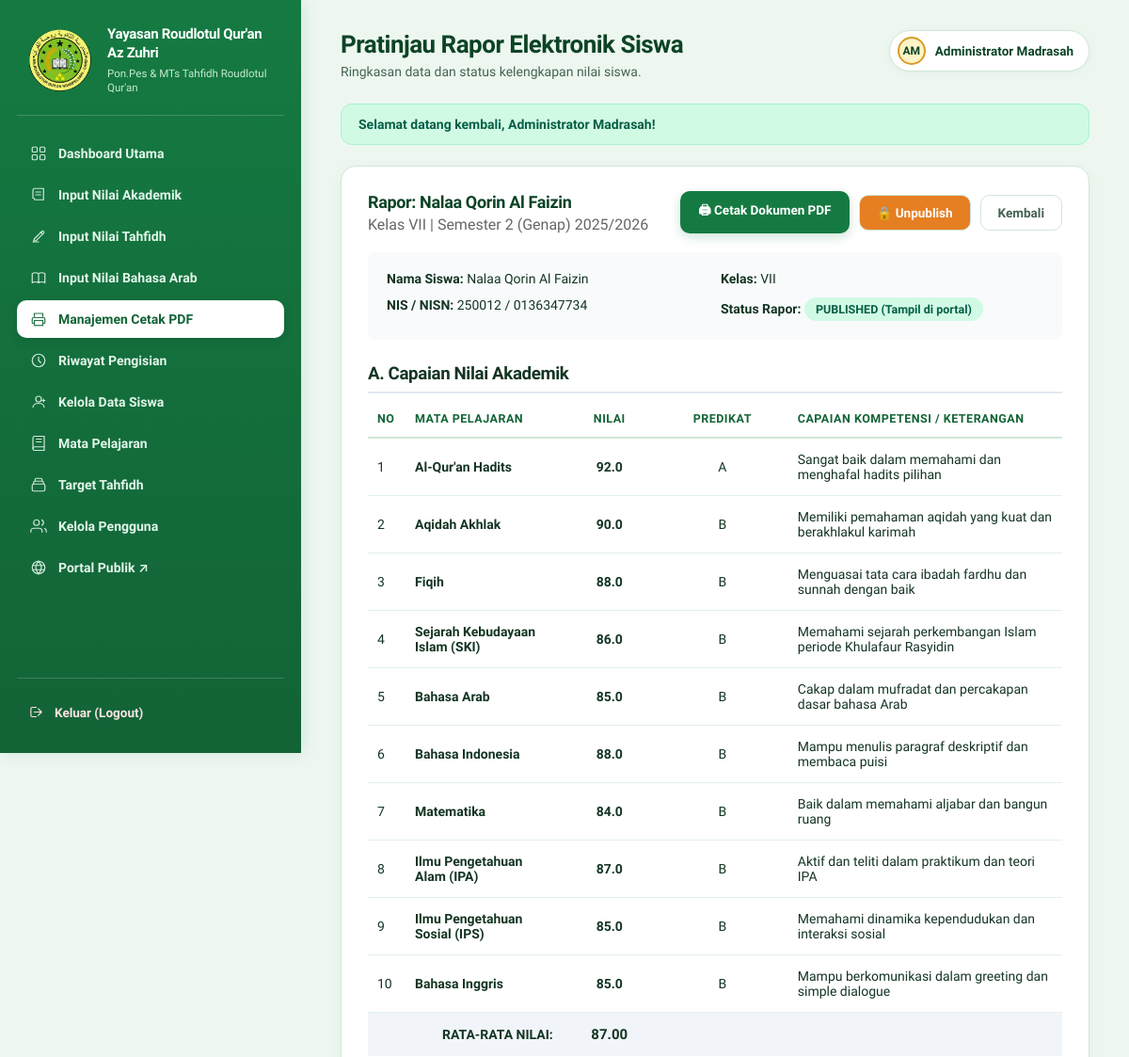
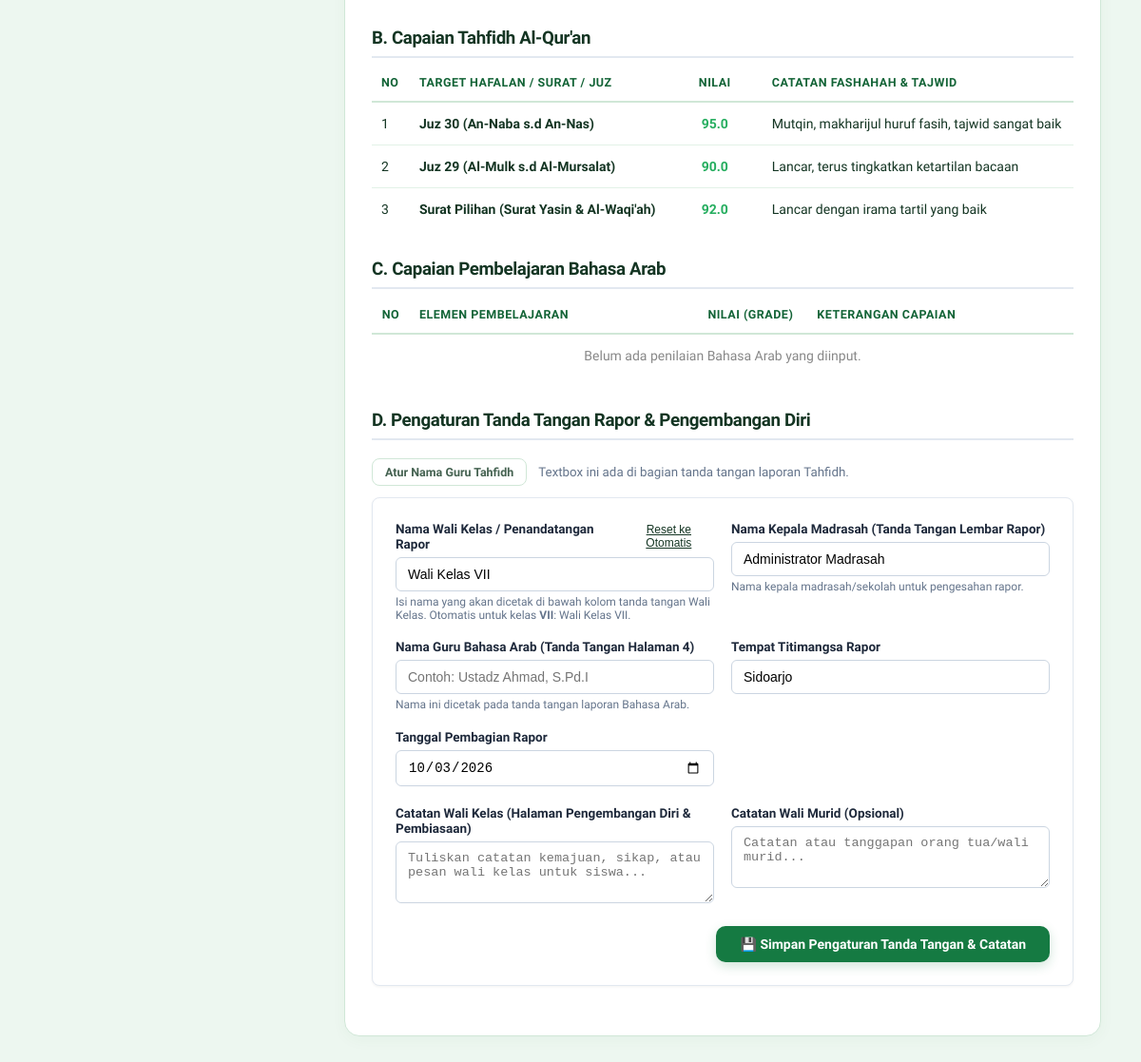
The app's page /staff/rapor/detail.php?student_id=1&semester=2&school_year=2025/2026 (signed in) with its own data (2 pictures, top to bottom).
### tables this page shows
CREATE TABLE IF NOT EXISTS `guardians` (
    `id` INT UNSIGNED AUTO_INCREMENT PRIMARY KEY,
    `student_id` INT UNSIGNED NOT NULL UNIQUE,
    `nama_ayah` VARCHAR(150) NULL,
    `nama_ibu` VARCHAR(150) NULL,
    `alamat_orang_tua` TEXT NULL,
    `pekerjaan_ayah` VARCHAR(100) NULL,
    `pekerjaan_ibu` VARCHAR(100) NULL,
    `nama_wali` VARCHAR(150) NULL,
    `alamat_wali` TEXT NULL,
    `pekerjaan_wali` VARCHAR(100) NULL,
    CONSTRAINT `fk_guardians_student` FOREIGN KEY (`student_id`) REFERENCES `students`(`id`) ON DELETE CASCADE
);

CREATE TABLE IF NOT EXISTS `students` (
    `id` INT UNSIGNED AUTO_INCREMENT PRIMARY KEY,
    `nis` VARCHAR(30) NOT NULL UNIQUE,
    `nisn` VARCHAR(20) NOT NULL UNIQUE,
    `nama` VARCHAR(150) NOT NULL,
    `jenis_kelamin` ENUM('L', 'P') NOT NULL,
    `tempat_lahir` VARCHAR(100) NOT NULL,
    `tanggal_lahir` DATE NOT NULL,
    `agama` VARCHAR(30) NOT NULL DEFAULT 'ISLAM',
    `anak_ke` TINYINT UNSIGNED NULL,
    `status_keluarga` VARCHAR(50) NULL,
    `alamat` TEXT NOT NULL,
    `kelas` VARCHAR(30) NOT NULL,
    `tanggal_diterima` DATE NULL,
    `sekolah_asal` VARCHAR(150) NULL,
    `alamat_sekolah_asal` TEXT NULL,
    `nama_kepala_madrasah` VARCHAR(150) NULL,
    `created_at` TIMESTAMP NOT NULL DEFAULT CURRENT_TIMESTAMP,
    `updated_at` TIMESTAMP NOT NULL DEFAULT CURRENT_TIMESTAMP ON UPDATE CURRENT_TIMESTAMP,
    INDEX `idx_students_nama` (`nama`),
    INDEX `idx_students_kelas` (`kelas`)
);

CREATE TABLE IF NOT EXISTS `academic_grades` (
    `id` INT UNSIGNED AUTO_INCREMENT PRIMARY KEY,
    `student_id` INT UNSIGNED NOT NULL,
    `subject` VARCHAR(100) NOT NULL,
    `score` DECIMAL(5,2) NOT NULL,
    `predikat` ENUM('A', 'B', 'C', 'D', 'E') NULL,
    `description` TEXT NULL,
    `semester` TINYINT UNSIGNED NOT NULL COMMENT '1=Ganjil, 2=Genap',
    `school_year` VARCHAR(9) NOT NULL COMMENT '2025/2026',
    `created_at` TIMESTAMP NOT NULL DEFAULT CURRENT_TIMESTAMP,
    `updated_at` TIMESTAMP NOT NULL DEFAULT CURRENT_TIMESTAMP ON UPDATE CURRENT_TIMESTAMP,
    CONSTRAINT `fk_academic_student` FOREIGN KEY (`student_id`) REFERENCES `students`(`id`) ON DELETE CASCADE,
    UNIQUE KEY `uq_academic_grade` (`student_id`, `subject`, `semester`, `school_year`)
);

CREATE TABLE IF NOT EXISTS `tahfidh_grades` (
    `id` INT UNSIGNED AUTO_INCREMENT PRIMARY KEY,
    `student_id` INT UNSIGNED NOT NULL,
    `memorization` VARCHAR(150) NOT NULL COMMENT 'Surat / Juz / Target',
    `score` DECIMAL(5,2) NOT NULL,
    `predikat` ENUM('A+', 'A', 'B+', 'B', 'C+', 'C', 'D+', 'D', 'E') NULL,
    `description` TEXT NULL,
    `semester` TINYINT UNSIGNED NOT NULL,
    `school_year` VARCHAR(9) NOT NULL,
    `created_at` TIMESTAMP NOT NULL DEFAULT CURRENT_TIMESTAMP,
    `updated_at` TIMESTAMP NOT NULL DEFAULT CURRENT_TIMESTAMP ON UPDATE CURRENT_TIMESTAMP,
    CONSTRAINT `fk_tahfidh_student` FOREIGN KEY (`student_id`) REFERENCES `students`(`id`) ON DELETE CASCADE,
    UNIQUE KEY `uq_tahfidh_item` (`student_id`, `memorization`, `semester`, `school_year`)
);

CREATE TABLE IF NOT EXISTS `reports` (
    `id` INT UNSIGNED AUTO_INCREMENT PRIMARY KEY,
    `student_id` INT UNSIGNED NOT NULL,
    `semester` TINYINT UNSIGNED NOT NULL,
    `school_year` VARCHAR(9) NOT NULL,
    `status` ENUM('draft', 'ready', 'published') NOT NULL DEFAULT 'draft',
    `pdf_path` VARCHAR(255) NULL,
    `nama_wali_kelas` VARCHAR(150) NULL,
    `nama_kepala_madrasah` VARCHAR(150) NULL,
    `catatan_wali_kelas` TEXT NULL,
    `catatan_wali_murid` TEXT NULL,
    `tempat_rapor` VARCHAR(100) NOT NULL DEFAULT 'Sidoarjo',
    `tanggal_rapor` DATE NULL,
    `published_at` TIMESTAMP NULL,
    `created_at` TIMESTAMP NOT NULL DEFAULT CURRENT_TIMESTAMP,
    `updated_at` TIMESTAMP NOT NULL DEFAULT CURRENT_TIMESTAMP ON UPDATE CURRENT_TIMESTAMP,
    CONSTRAINT `fk_reports_student` FOREIGN KEY (`student_id`) REFERENCES `students`(`id`) ON DELETE CASCADE,
    UNIQUE KEY `uq_student_report_period` (`student_id`, `semester`, `school_year`),
    INDEX `idx_reports_search` (`status`, `school_year`)
);

CREATE TABLE IF NOT EXISTS `users` (
    `id` INT UNSIGNED AUTO_INCREMENT PRIMARY KEY,
    `username` VARCHAR(50) NOT NULL UNIQUE,
    `password_hash` VARCHAR(255) NOT NULL,
    `nama_lengkap` VARCHAR(100) NOT NULL,
    `role` ENUM('admin', 'staff', 'guru_tahfidh', 'guru_bahasa_arab', 'wali_kelas') NOT NULL DEFAULT 'staff',
    `mata_pelajaran` VARCHAR(100) NULL,
    `kelas_wali` VARCHAR(30) NULL,
    `is_active` TINYINT(1) NOT NULL DEFAULT 1,
    `created_at` TIMESTAMP NOT NULL DEFAULT CURRENT_TIMESTAMP
);

### staff/rapor/detail.php (the view, shortened to what the rows shown need)
<?php
require_once __DIR__ . '/../../config/koneksi.php';
require_once __DIR__ . '/../../includes/fungsi.php';
$studentId = filter_input(INPUT_GET, 'student_id', FILTER_VALIDATE_INT);
$semester = (int)($_GET['semester'] ?? 2);
$schoolYear = trim($_GET['school_year'] ?? '2025/2026');
$stmt = $pdo->prepare("SELECT s.*, g.nama_ayah, g.nama_ibu FROM students s LEFT JOIN guardians g ON g.student_id = s.id WHERE s.id = :id LIMIT 1");
$stmt->execute(['id' => $studentId]);
$student = $stmt->fetch();
$stmtRep = $pdo->prepare("SELECT * FROM reports WHERE student_id = :sid AND semester = :sem AND school_year = :sy LIMIT 1");
$stmtRep->execute(['sid' => $studentId, 'sem' => $semester, 'sy' => $schoolYear]);
$report = $stmtRep->fetch();
$stmtAcad = $pdo->prepare("SELECT * FROM academic_grades WHERE student_id = :sid AND semester = :sem AND school_year = :sy ORDER BY id ASC");
$stmtAcad->execute(['sid' => $studentId, 'sem' => $semester, 'sy' => $schoolYear]);
$academicGrades = $stmtAcad->fetchAll();
$stmtTahfidh = $pdo->prepare("SELECT * FROM tahfidh_grades WHERE student_id = :sid AND semester = :sem AND school_year = :sy ORDER BY id ASC");
$stmtTahfidh->execute(['sid' => $studentId, 'sem' => $semester, 'sy' => $schoolYear]);
$tahfidhGrades = $stmtTahfidh->fetchAll();
$status = $report['status'] ?? 'draft';
$autoWaliKelas = get_wali_kelas_by_class($pdo, (string)($student['kelas'] ?? ''));
$defaultKepala = $student['nama_kepala_madrasah'] ?? '';
if (!$defaultKepala) {
    $stmtKep = $pdo->query("SELECT nama_lengkap FROM users WHERE role = 'admin' LIMIT 1");
    $defaultKepala = $stmtKep->fetchColumn() ?: '';
}
$namaWaliKelas = !empty($report['nama_wali_kelas']) ? $report['nama_wali_kelas'] : $autoWaliKelas;
$namaKepalaMadrasah = $report['nama_kepala_madrasah'] ?? $defaultKepala;
$tempatRapor = $report['tempat_rapor'] ?? 'Sidoarjo';
$tanggalRapor = $report['tanggal_rapor'] ?? date('Y-m-d');
require_once __DIR__ . '/../../includes/header.php';
?>
<div class="data-section">
    <div class="data-header">
        <div>
            <h2>Rapor: <?= e($student['nama']) ?></h2>
            <p style="margin:4px 0 0 0; color:#666;">Kelas <?= e($student['kelas']) ?> | Semester <?= $semester === 1 ? '1 (Ganjil)' : '2 (Genap)' ?> <?= e($schoolYear) ?></p>
        </div>
    </div>
    <div style="background:#f8fafc; padding:20px; border-radius:8px; margin-bottom:25px; border-left:5px solid var(--primary-color);">
        <div style="display:grid; grid-template-columns: repeat(auto-fit, minmax(250px, 1fr)); gap:12px; font-size:14px;">
            <div><strong>Nama Siswa:</strong> <?= e($student['nama']) ?></div>
            <div><strong>Kelas:</strong> <?= e($student['kelas']) ?></div>
            <div><strong>NIS / NISN:</strong> <?= e($student['nis']) ?> / <?= e($student['nisn']) ?></div>
            <div><strong>Status Rapor:</strong>
                <?php if ($status === 'published'): ?>
                    <span class="badge badge-success">PUBLISHED (Tampil di portal)</span>
                <?php elseif ($status === 'ready'): ?>
                    <span class="badge badge-info">READY (Siap Diterbitkan)</span>
                <?php else: ?>
                    <span class="badge badge-secondary">DRAFT</span>
                <?php endif; ?>
            </div>
        </div>
    </div>
    <div class="table-responsive" style="margin-bottom:30px;">
        <table>
            <thead>
                <tr>
                    <th style="width:40px;">No</th>
                    <th>Mata Pelajaran</th>
                    <th style="width:100px; text-align:center;">Nilai</th>
                    <th style="width:140px; text-align:center;">Predikat</th>
                    <th>Capaian Kompetensi / Keterangan</th>
                </tr>
            </thead>
            <tbody>
                <?php if (empty($academicGrades)): ?>
                    <tr><td colspan="5" style="text-align:center; color:#888;">Belum ada nilai akademik yang diinput.</td></tr>
                <?php else: ?>
                    <?php
                    $no = 1; $totalScore = 0;
                    foreach ($academicGrades as $g):
                        $score = (float)$g['score'];
                        $storedPredicate = strtoupper(trim((string)($g['predikat'] ?? '')));
                        if (in_array($storedPredicate, ['A', 'B', 'C', 'D', 'E'], true)) {
                            $predikat = $storedPredicate;
                        } elseif ($score >= 91) $predikat = 'A';
                        elseif ($score >= 81) $predikat = 'B';
                        elseif ($score >= 71) $predikat = 'C';
                        else $predikat = 'D';
                    ?>
                        <tr>
                            <td><?= $no++ ?></td>
                            <td><strong><?= e($g['subject']) ?></strong></td>
                            <td style="text-align:center; font-weight:bold;"><?= number_format($score, 1) ?></td>
                            <td style="text-align:center;"><?= $predikat ?></td>
                            <td><?= e($g['description'] ?: ($score >= 91 ? 'Sangat Baik' : ($score >= 81 ? 'Baik' : ($score >= 71 ? 'Cukup' : 'Perlu Bimbingan')))) ?></td>
                        </tr>
                    <?php endforeach; ?>
                <?php endif; ?>
            </tbody>
        </table>
    </div>
    <div class="table-responsive" style="margin-bottom:30px;">
        <table>
            <thead>
                <tr>
                    <th style="width:40px;">No</th>
                    <th>Target Hafalan / Surat / Juz</th>
                    <th style="width:100px; text-align:center;">Nilai</th>
                    <th>Catatan Fashahah & Tajwid</th>
                </tr>
            </thead>
            <tbody>
                <?php if (empty($tahfidhGrades)): ?>
                    <tr><td colspan="4" style="text-align:center; color:#888;">Belum ada capaian tahfidh yang diinput.</td></tr>
                <?php else: ?>
                    <?php $no = 1; foreach ($tahfidhGrades as $t): ?>
                        <tr>
                            <td><?= $no++ ?></td>
                            <td><strong><?= e($t['memorization']) ?></strong></td>
                            <td style="text-align:center; font-weight:bold; color:#27ae60;"><?= number_format((float)$t['score'], 1) ?></td>
                            <td><?= e($t['description'] ?: 'Lancar, tajwid baik') ?></td>
                        </tr>
                    <?php endforeach; ?>
                <?php endif; ?>
            </tbody>
        </table>
    </div>
    <div class="table-responsive" style="margin-bottom:20px;">
        <table>
            <thead>
                <tr>
                    <th style="width:40px; text-align:center;">No</th>
                    <th>Elemen Pembelajaran</th>
                    <th style="width:120px; text-align:center;">Nilai (GRADE)</th>
                    <th>Keterangan Capaian</th>
                </tr>
            </thead>
        </table>
    </div>
    <div style="background:#ffffff; border:1px solid #e2e8f0; border-radius:8px; padding:24px; margin-bottom:30px; box-shadow:0 1px 3px rgba(0,0,0,0.05);">
        <form method="POST" action="">
            <div style="display:grid; grid-template-columns: repeat(auto-fit, minmax(280px, 1fr)); gap:18px; margin-bottom:20px;">
                <div class="form-group">
                    <div style="display:flex; justify-content:space-between; align-items:center; margin-bottom:6px;">
                        <label style="font-weight:600; font-size:13.5px; margin-bottom:0; color:#1e293b;">
                        </label>
                        <button type="button" onclick="document.getElementById('input_nama_wali_kelas').value = <?= json_encode($autoWaliKelas) ?>;"
                                style="background:none; border:none; color:var(--primary-color); font-size:12px; cursor:pointer; padding:0; text-decoration:underline;">
                        </button>
                    </div>
                    <input type="text" id="input_nama_wali_kelas" name="nama_wali_kelas" value="<?= e($namaWaliKelas) ?>" placeholder="<?= e($autoWaliKelas) ?>" required
                           style="width:100%; padding:9px 12px; border:1px solid #cbd5e1; border-radius:6px; font-size:14px;">
                    <small style="color:#64748b; font-size:12px; display:block; margin-top:4px;">
                        <i class="fas fa-magic" style="color:var(--primary-color);"></i> Isi nama yang akan dicetak di bawah kolom tanda tangan Wali Kelas. Otomatis untuk kelas <strong><?= e($student['kelas'] ?? '') ?></strong>: <?= e($autoWaliKelas) ?>.
                    </small>
                </div>
                <div class="form-group">
                    <label style="font-weight:600; font-size:13.5px; display:block; margin-bottom:6px; color:#1e293b;">
                        Nama Kepala Madrasah (Tanda Tangan Lembar Rapor)
                    </label>
                    <input type="text" name="nama_kepala_madrasah" value="<?= e($namaKepalaMadrasah) ?>" placeholder="Contoh: Ahmad Dahlan, S.Pd.I" required
                           style="width:100%; padding:9px 12px; border:1px solid #cbd5e1; border-radius:6px; font-size:14px;">
                    <small style="color:#64748b; font-size:12px;">Nama kepala madrasah/sekolah untuk pengesahan rapor.</small>
                </div>
                <div class="form-group">
                    <label style="font-weight:600; font-size:13.5px; display:block; margin-bottom:6px; color:#1e293b;">
                        Tempat Titimangsa Rapor
                    </label>
                    <input type="text" name="tempat_rapor" value="<?= e($tempatRapor) ?>" placeholder="Sidoarjo" required
                           style="width:100%; padding:9px 12px; border:1px solid #cbd5e1; border-radius:6px; font-size:14px;">
                </div>
                <div class="form-group">
                    <label style="font-weight:600; font-size:13.5px; display:block; margin-bottom:6px; color:#1e293b;">
                        Tanggal Pembagian Rapor
                    </label>
                    <input type="date" name="tanggal_rapor" value="<?= e($tanggalRapor) ?>" required
                           style="width:100%; padding:9px 12px; border:1px solid #cbd5e1; border-radius:6px; font-size:14px;">
                </div>
            </div>
        </form>
    </div>
</div>
<?php require_once __DIR__ . '/../../includes/footer.php'; ?>

### records on screen
guardians: student.nama "Nalaa Qorin Al Faizin", student.kelas "VII", student.nis "250012", student.nisn "0136347734"
academic_grades: subject "Al-Qur'an Hadits", score "92.0", predikat "A", description "Sangat baik dalam memahami dan menghafal hadits pilihan"
academic_grades: subject "Aqidah Akhlak", score "90.0", predikat "B", description "Memiliki pemahaman aqidah yang kuat dan berakhlakul karimah"
academic_grades: subject "Fiqih", score "88.0", predikat "B", description "Menguasai tata cara ibadah fardhu dan sunnah dengan baik"
academic_grades: subject "Sejarah Kebudayaan Islam (SKI)", score "86.0", predikat "B", description "Memahami sejarah perkembangan Islam periode Khulafaur Rasyidin"
academic_grades: subject "Bahasa Arab", score "85.0", predikat "B", description "Cakap dalam mufradat dan percakapan dasar bahasa Arab"
academic_grades: subject "Bahasa Indonesia", score "88.0", predikat "B", description "Mampu menulis paragraf deskriptif dan membaca puisi"
academic_grades: subject "Matematika", score "84.0", predikat "B", description "Baik dalam memahami aljabar dan bangun ruang"
academic_grades: subject "Ilmu Pengetahuan Alam (IPA)", score "87.0", predikat "B", description "Aktif dan teliti dalam praktikum dan teori IPA"
academic_grades: subject "Ilmu Pengetahuan Sosial (IPS)", score "85.0", predikat "B", description "Memahami dinamika kependudukan dan interaksi sosial"
academic_grades: subject "Bahasa Inggris", score "85.0", predikat "B", description "Mampu berkomunikasi dalam greeting dan simple dialogue"
tahfidh_grades: memorization "Juz 30 (An-Naba s.d An-Nas)", score "95.0", description "Mutqin, makharijul huruf fasih, tajwid sangat baik"
tahfidh_grades: memorization "Juz 29 (Al-Mulk s.d Al-Mursalat)", score "90.0", description "Lancar, terus tingkatkan ketartilan bacaan"
tahfidh_grades: memorization "Surat Pilihan (Surat Yasin & Al-Waqi'ah)", score "92.0", description "Lancar dengan irama tartil yang baik"
reports: nama_wali_kelas "Wali Kelas VII", nama_kepala_madrasah "Administrator Madrasah", tempat_rapor "Sidoarjo", tanggal_rapor "10/03/2026"

### other values on screen
$contentTitle "Pratinjau Rapor Elektronik Siswa"
$contentSubtitle "Ringkasan data dan status kelengkapan nilai siswa."
$avatarInitials "AM"
$user['nama_lengkap'] "Administrator Madrasah"
$flash['message'] "Selamat datang kembali, Administrator Madrasah!"
$schoolYear "2025/2026"
$totalScore / count($academicGrades) "87.00"
$autoWaliKelas "Wali Kelas VII"
